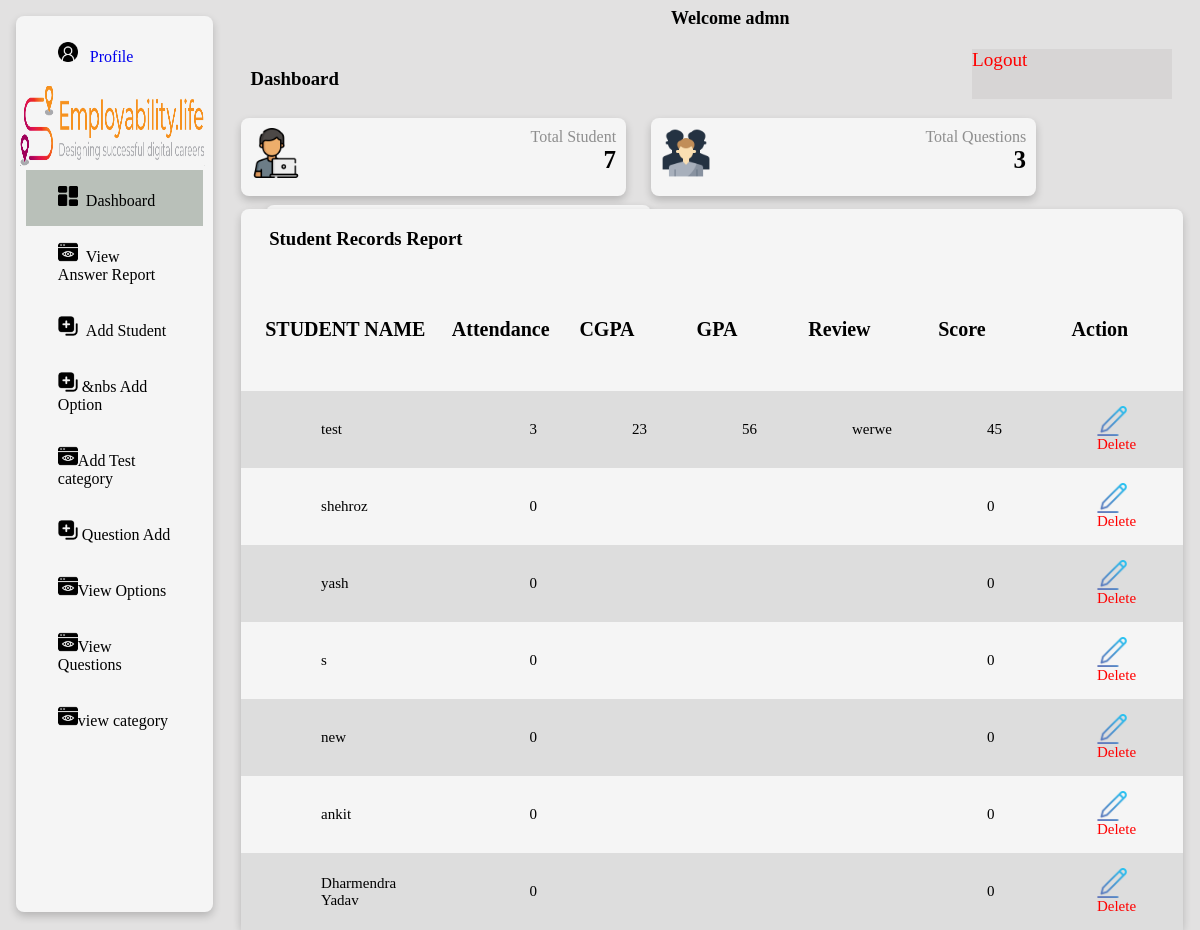
The app's page /index/ (signed in), older data.
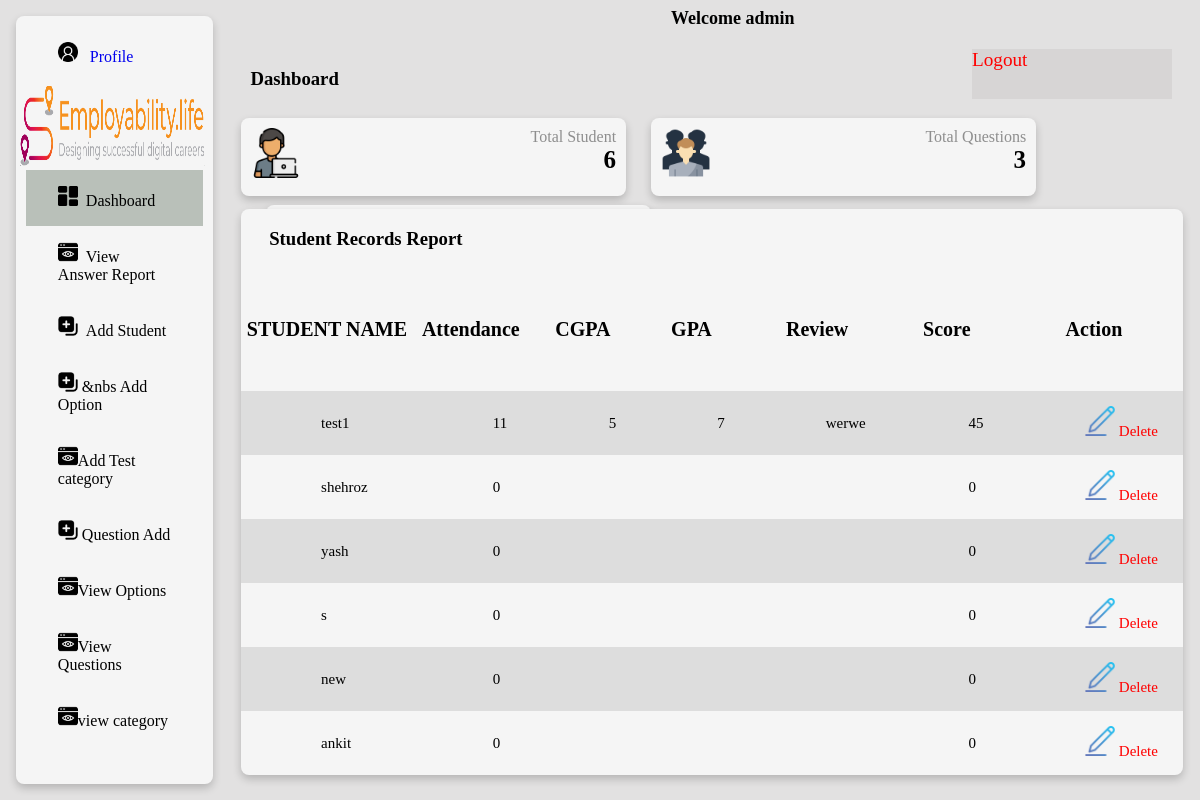
The same page, newer data.
### quiz/models.py (models this page shows, shortened)
class AdminForm(models.Model):
    name=models.CharField(max_length=100)
    email=models.EmailField()
    password=models.CharField(max_length=20)

class registerform(models.Model):
    name=models.CharField(max_length=100)
    email=models.EmailField()
    Enrollment_No=models.CharField(max_length=100)
    password=models.CharField(max_length=20)
    Attendance=models.PositiveIntegerField(default=0)
    cgpa=models.CharField("CGPA",default='',max_length=10,blank=True)
    gpa=models.CharField("GPA",default='',max_length=10,blank=True)
    review=models.TextField(default="",blank=True)
    score=models.PositiveIntegerField(default=0,blank=True,)

### quiz/views.py (the view)
# urls.py: path('index/',index,name='index1'),
def index(request):
    if 'email' in request.session:
        print(request.session['email'])
        n=AdminForm.objects.get(email=request.session['email'])
        a=registerform.objects.all()
        count=registerform.objects.all().count()
        q=question.objects.all()
        return render(request,'index.html',{'data':a,'c':count,'q':len(q),'n':n})
    return render('sign1')

### quiz/templates/index.html (shortened to what this page needs)
{% load static %}
<html>
<head>
    <link rel="stylesheet" href="{% static 'css/demo.css' %}">
</head>
<body>
    <div class="main">
        <div class="menu">
            <div class="card menu_item">
                <span class="button button1" onclick="window.location.href='';" style="margin-top: 10px;">
                    <a href="{% url 'adprofile' %}" style="text-decoration: none;">
                        <img src="{% static 'icon/profile.png' %}" height="20px" width="20px"> &nbsp Profile
                    </a>
                </span>
                <br>
                <div class="logo"><img src="{% static 'images/logo.png' %}" height="80px" width="94%" style="margin:2%;"
                        onclick="window.location.href='#';"></div>
                <a class="button button1 active" href={% url 'index1' %}><img src="{% static 'icon/dashbord.png' %}"
                        height="20px" width="20px"> &nbspDashboard</span></a>
                <a class="button button1" href={% url 'correct_answer' %}><img src="{% static 'icon/view.png' %}"
                        height="20px" width="20px"> &nbspView Answer Report</span></a>
                <a class="button button1" href={% url 'addstudent' %}><img src="{% static 'icon/create.png' %}"
                        height="20px" width="20px"> &nbspAdd Student</span></a>
                <a class="button button1" href={% url 'addoption' %}><img src="{% static 'icon/create.png' %}"
                        height="20px" width="20px"> &nbs Add Option</span></a>
                <a class="button button1" href={% url 'addcategory' %}><img src="{% static 'icon/view.png' %}"
                        height="20px" width="20px">Add Test category</span></a>
                <a class="button button1 " href={% url 'quistion1' %}><img src="{% static 'icon/create.png' %}"
                        height="20px" width="20px"> Question Add</span></a>
                <a class="button button1" href={% url 'viewoption' %}><img src="{% static 'icon/view.png' %}"
                        height="20px" width="20px">View Options</span></a>
                <a class="button button1" href={% url 'viewquestion' %}><img src="{% static 'icon/view.png' %}"
                        height="20px" width="20px">View Questions</span></a>
                <a class="button button1" href={% url 'viewcategory' %}><img src="{% static 'icon/view.png' %}"
                        height="20px" width="20px">view category </span></a>
                        <br>
            </div>
        </div>
            <Strong style="text-align: center;margin:3px 50px 0px 450px;font-size: large;">
                Welcome {{ n.name}}
            </Strong>
            <div class="dashboard">
                <div class="hed">
                    <h3 class="dbord"> &nbsp Dashboard</h3>
                </div>
                <a href="{% url 'admlogout' %}" class="button logout" style="text-decoration: none;color: red;font-size: larger;">Logout</span></a>
                <div class="crd3">
                    <div class="card show">
                        <img src="{% static 'icon/test.png' %}" class="fafa" style="float:left;" height="50px" width="50px">
                        <span class="label">Total Student</span></br>
                        <span class="ts" style="font-weight: 900; font-size: 25px;">{{ c }}</span>
                    </div>
                    <div class="card show" id="showid">
                        <img src="{% static 'icon/totaltest.png' %}" class="fafa" style="float:left;" height="50px" width="50px">
                        <span class="label">Total Questions</span></br>
                        <span class="tt"style="font-weight: 900; font-size: 25px;">{{q}}</span>
                    </div>
                    <div class="card show" id="showid">
                        <span class="label">Test Given</span></br>
                        <span class="tg"style="font-weight: 900; font-size: 25px;">430</span>
                    </div>
                </div>
                <div class="card table">
                    <h3 class="tableheading" style="font-weight: bold;">&nbsp &nbsp &nbsp Student Records Report</h3>
                    <table>
                            <tr>
                            <th>STUDENT NAME</th>
                            <th>Attendance</th>
                            <th>CGPA</th>
                            <th>GPA</th>
                            <th>Review</th>
                            <th>Score</th>
                            <th>Action</th>
                        </tr>
                        {% for i in data %}
                        <tr>
                            <td>{{ i.name }}</td>
                            <td>{{ i.Attendance }}</td>
                            <td>{{ i.cgpa }}</td>
                            <td>{{ i.gpa }}</td>
                            <td>{{ i.review }}</td>
                            <td>{{ i.score }}</td>
                            <td>
                                <a href="{% url 'edit_student' i.id %}"><img src="{% static 'icon/edit.png' %}" height="30px" width="30px"></a>
                                <a href="{% url 'delstudent' i.id %}" style="text-decoration: none;color: red;">Delete</a>
                            </td>
                        </tr>
                        {% endfor %}
                    </table>
                </div>
            </div>
    </div>
</body>
</html>

### quiz/static/css/demo.css (style rules this page uses)
* { box-sizing: border-box; }
body { background-color: #d1cece9c; }
.menu { float: left; width: 18%; }
.menu_item { margin: 8px; height: 98%; }
.card { background-color: whitesmoke; box-shadow: 0 4px 8px 0 rgba(0,0,0,0.2); transition: 0.3s; border-radius: 8px; }
.crd3 { display: inline-block; }
.show { float: left; height: 30%; width: 385px; margin-top: 1%; text-align: right; padding: 10px; }
#showid { margin-left: 25px; }
.label { color: rgba(97, 97, 97, 0.694); }
th { padding-top:50px; padding-bottom: 50px; font-size:20px;; }
td { text-align:start; padding-top: 15px; padding-right: 15px; padding-bottom: 15px; padding-left: 80px; font-size: 15px; }
.table { position: absolute; width: 97%; top: 10%; margin-top:150px ; }
.dbord { float: left; }
.logout { float: right; background-color:#d1cece9c; width: 200px; height: 50px; }
.dashboard { position: relative; float: left; padding: 20px; width: 82%; height: 300px; }
table { border-collapse: collapse; width: 100%; padding-top: 20PX; }
tr:nth-child(even) { background-color: #dddddd; }
.button1 { border: none; color: white; padding: 16px 32px; text-decoration: none; display: inline-block; font-size: 16px; margin-left:5%; margin-right:5%; transition-duration: 0.4s; cursor: pointer; }
.button1 { background-color: whitesmoke; color: black; border: 2px #c3c3c3; width: 90%; }
.active { background-color: #b9c0b9; }
img { cursor: pointer; }

Row changes from the older to the newer data that the page shows:
removed registerform: name "Dharmendra Yadav", Attendance "0", score "0"
changed AdminForm: name "admn" → "admin"
changed registerform "werwe": name "test" → "test1"; Attendance "3" → "11"; cgpa "23" → "5"; gpa "56" → "7"
Text that changed along with them:
{{ c }}: "7" → "6"
